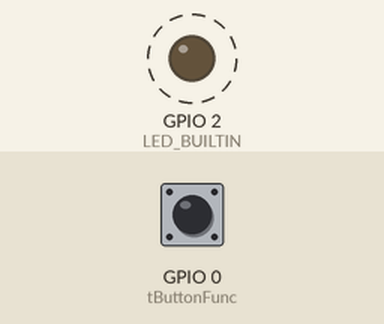
This sketch was run on a simulated ESP32. On the bench: output pins drawn as LEDs (lit = HIGH). Dashed ring = blinking. The test bench sets the inputs (shaded band); at power-on: GPIO 0 (tButtonFunc) HIGH. WiFi joins after 1.5 s; servers stay silent unless stated; what the sketch prints to the serial monitor is not drawn.

Above: at 1.2 s.
1.3 s: GPIO 0 (tButtonFunc) pulled LOW for 0.15 s
Timing chart, 0 to 10.3 s (numbered marks = the images above; inputs shaded):
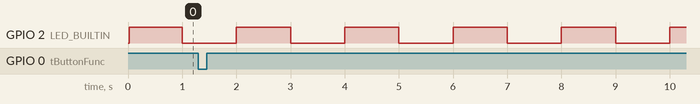

Measured:
- by itself, GPIO 2 (LED_BUILTIN): alternates HIGH for 1.0 s and LOW for 1.0 s

The sketch:

multitask_61033714.ino
```cpp
#include <ETH.h>
#include <WiFi.h>
#include <WiFiAP.h>
#include <WiFiClient.h>
#include <WiFiGeneric.h>
#include <WiFiMulti.h>
#include <WiFiScan.h>
#include <WiFiServer.h>
#include <WiFiSTA.h>
#include <WiFiType.h>
#include <WiFiUdp.h>

// shared variable
TaskHandle_t t0;
TaskHandle_t t1;

const char* ssid = "chaisound_5G";
const char* password = "0836150269";
WiFiClient espClient;


void setup() {
  pinMode(0, INPUT);
  Serial.begin(115200);
  xTaskCreatePinnedToCore(
    tLedFunc,  /* Task function. */
    "LED",     /* name of task. */
    10000,        /* Stack size of task */
    NULL,         /* parameter of the task */
    1,            /* priority of the task */
    &t0,          /* Task handle to keep track of created task */
    0);           /* pin task to core 0 */
  delay(10);

  // create a task to handle led LED_BUILTIN (core 0)
  xTaskCreatePinnedToCore(
    tButtonFunc,     /* Task function. */
    "Button",        /* name of task. */
    10000,        /* Stack size of task */
    NULL,         /* parameter of the task */
    1,            /* priority of the task */
    &t0,          /* Task handle to keep track of created task */
    0);           /* pin task to core 1 */
  delay(10);

  Serial.begin(115200);
  xTaskCreatePinnedToCore(
    wifiFunc,  /* Task function. */
    "wifi",     /* name of task. */
    10000,        /* Stack size of task */
    NULL,         /* parameter of the task */
    1,            /* priority of the task */
    &t1,          /* Task handle to keep track of created task */
    1);           /* pin task to core 0 */
  delay(10);
}

void loop() {
  for (int i = 0; i == i; i++) {
    Serial.print("Counter is changed to ");
    Serial.println(i);
    delay(1000);
  }
}

// tButtonFunc: check button for push and releae events
void tButtonFunc(void *params) {
  // local variables
  bool lastState = false;

  // setup
  //Serial.print("tButtonFunc running on core ");
  //Serial.println(xPortGetCoreID());

  // loop
  while (true) {
    bool curState = digitalRead(0) == LOW;
    if (!lastState && curState) {     // push
      Serial.print("tButtonFunc running on core ");
      Serial.println(xPortGetCoreID());
      Serial.println("tButtonFunc: push");
    } else if (lastState && !curState) { // release
      Serial.print("tButtonFunc running on core ");
      Serial.println(xPortGetCoreID());
      Serial.println("tButtonFunc: release");
    }
    lastState = curState;
    delay(10);
  }
}

// tLedFunc: blinks every 1000ms
void tLedFunc(void *params) {
  // local variable

  // setup

  Serial.print("tLedFunc running on core ");
  Serial.println(xPortGetCoreID());

  // loop
  while (true) {
    //Serial.print("tLedFunc running on core ");
    //Serial.println(xPortGetCoreID());
    digitalWrite(LED_BUILTIN, !digitalRead(LED_BUILTIN));
    delay(1000);
  }
}

void wifiFunc(void *params) {
  // We start by connecting to a WiFi network
  Serial.println();
  Serial.print("Connecting to ");
  Serial.println(ssid);

  WiFi.mode(WIFI_STA);
  WiFi.begin(ssid, password);
  pinMode(LED_BUILTIN, OUTPUT);
  while (WiFi.status() != WL_CONNECTED) {
    delay(500);
    //Serial.print("wifi running on core ");
    //Serial.println(xPortGetCoreID());
  }

  randomSeed(micros());

  Serial.println("");
  Serial.println("WiFi connected");
  Serial.println("IP address: ");
  Serial.println(WiFi.localIP());
}
```
